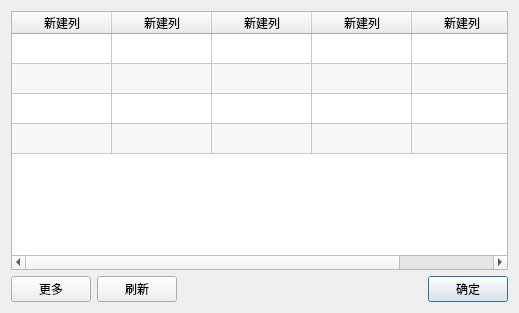
<?xml version="1.0" encoding="UTF-8"?>
<ui version="4.0">
 <class>FundTableDialog</class>
 <widget class="QDialog" name="FundTableDialog">
  <property name="geometry">
   <rect>
    <x>0</x>
    <y>0</y>
    <width>519</width>
    <height>313</height>
   </rect>
  </property>
  <property name="windowTitle">
   <string>Dialog</string>
  </property>
  <layout class="QGridLayout" name="gridLayout">
   <item row="0" column="0" colspan="4">
    <widget class="QTableWidget" name="fundTable">
     <property name="editTriggers">
      <set>QAbstractItemView::NoEditTriggers</set>
     </property>
     <property name="alternatingRowColors">
      <bool>true</bool>
     </property>
     <property name="wordWrap">
      <bool>false</bool>
     </property>
     <attribute name="horizontalHeaderHighlightSections">
      <bool>false</bool>
     </attribute>
     <attribute name="verticalHeaderVisible">
      <bool>false</bool>
     </attribute>
     <row>
      <property name="text">
       <string>新建行</string>
      </property>
     </row>
     <row>
      <property name="text">
       <string>新建行</string>
      </property>
     </row>
     <row>
      <property name="text">
       <string>新建行</string>
      </property>
     </row>
     <row>
      <property name="text">
       <string>新建行</string>
      </property>
     </row>
     <column>
      <property name="text">
       <string>新建列</string>
      </property>
     </column>
     <column>
      <property name="text">
       <string>新建列</string>
      </property>
     </column>
     <column>
      <property name="text">
       <string>新建列</string>
      </property>
     </column>
     <column>
      <property name="text">
       <string>新建列</string>
      </property>
     </column>
     <column>
      <property name="text">
       <string>新建列</string>
      </property>
     </column>
    </widget>
   </item>
   <item row="1" column="2">
    <spacer name="horizontalSpacer">
     <property name="orientation">
      <enum>Qt::Horizontal</enum>
     </property>
     <property name="sizeHint" stdset="0">
      <size>
       <width>40</width>
       <height>20</height>
      </size>
     </property>
    </spacer>
   </item>
   <item row="1" column="3">
    <widget class="QPushButton" name="okBtn">
     <property name="minimumSize">
      <size>
       <width>0</width>
       <height>25</height>
      </size>
     </property>
     <property name="text">
      <string>确定</string>
     </property>
    </widget>
   </item>
   <item row="1" column="0">
    <widget class="QPushButton" name="moreBtn">
     <property name="minimumSize">
      <size>
       <width>0</width>
       <height>25</height>
      </size>
     </property>
     <property name="text">
      <string>更多</string>
     </property>
    </widget>
   </item>
   <item row="1" column="1">
    <widget class="QPushButton" name="refreshBtn">
     <property name="minimumSize">
      <size>
       <width>0</width>
       <height>25</height>
      </size>
     </property>
     <property name="text">
      <string>刷新</string>
     </property>
    </widget>
   </item>
  </layout>
 </widget>
 <resources/>
 <connections>
  <connection>
   <sender>okBtn</sender>
   <signal>clicked()</signal>
   <receiver>FundTableDialog</receiver>
   <slot>accept()</slot>
   <hints>
    <hint type="sourcelabel">
     <x>475</x>
     <y>296</y>
    </hint>
    <hint type="destinationlabel">
     <x>379</x>
     <y>284</y>
    </hint>
   </hints>
  </connection>
 </connections>
</ui>
